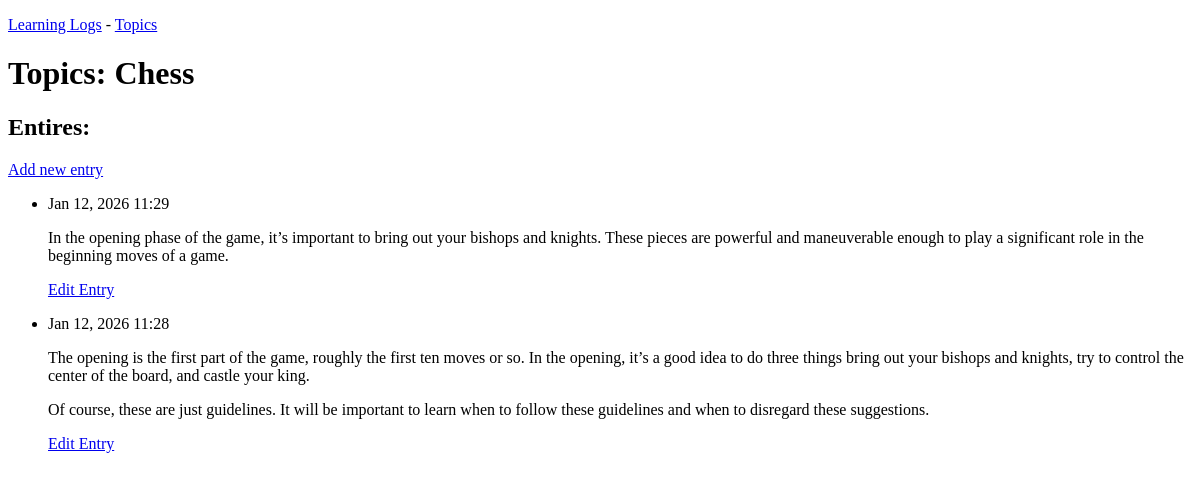
The app's page /topics/1/, older data.
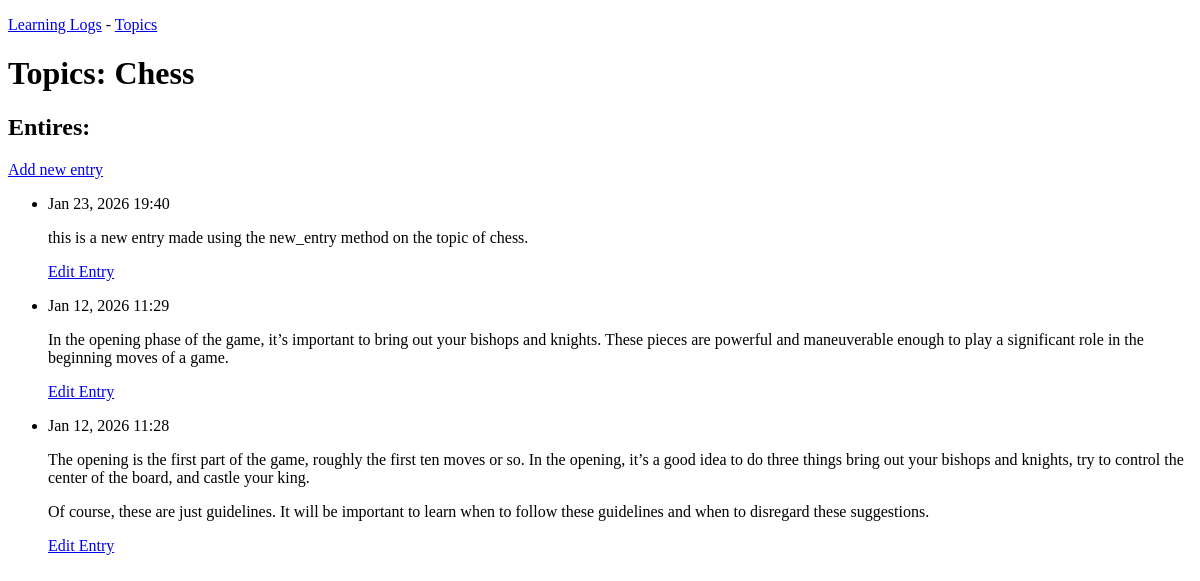
The same page, newer data.
### learning_logs/models.py (models this page shows, shortened)
class Topics(models.Model):
    text = models.TextField(max_length = 200)
    date = models.DateTimeField(auto_now_add = True)
    def __str__(self):
        return self.text

class Entry(models.Model):
    topic = models.ForeignKey(Topics, on_delete = models.CASCADE)
    text = models.TextField()
    date_added = models.DateTimeField(auto_now_add = True)
    class Meta:
        verbose_name_plural = "Entries"

### learning_logs/views.py (the view)
# urls.py: path('topics/<int:topic_id>/',views.topic, name = 'topic'),
def topic(request, topic_id):
    topic = Topics.objects.get(id=topic_id)
    entries = topic.entry_set.order_by('-date_added')
    context = {'topic': topic, 'entries':entries}
    return render(request, 'learning_logs/topic.html', context)

### learning_logs/templates/learning_logs/topic.html
{% extends "learning_logs/base.html" %}
{% block content %}
    <h1>
        Topics: {{topic}}
    </h1>
    <h2>
        Entires:
    </h2>
    <a href="{% url 'learning_logs:new_entry' topic.id %}">Add new entry</a>
    <ul>
        {% for entry in entries %}
        <li>
            <p>{{ entry.date_added|date:'M d, Y H:i' }}</p>
            <p>{{ entry.text|linebreaks }}</p>
            <a href="{% url 'learning_logs:edit_entry' entry.id %}">Edit Entry</a>
        </li>
            {% empty %}
            <li> The list is empty </li>
        {% endfor %}
    </ul>
{% endblock content %}

### learning_logs/templates/learning_logs/base.html (shortened to what this page needs)
<!DOCTYPE html>
<html lang="en">
<head>
</head>
<body>
    <p>
        <a href="{% url 'learning_logs:index' %}">Learning Logs</a> -
        <a href="{% url 'learning_logs:topics' %}">Topics</a>
    </p>
    {% block content %}
    {% endblock content%}
</body>
</html>

Row changes from the older to the newer data that the page shows:
added Entry: date_added "Jan 23, 2026 19:40", text "this is a new entry made using the new_entry method on the topic of chess."
